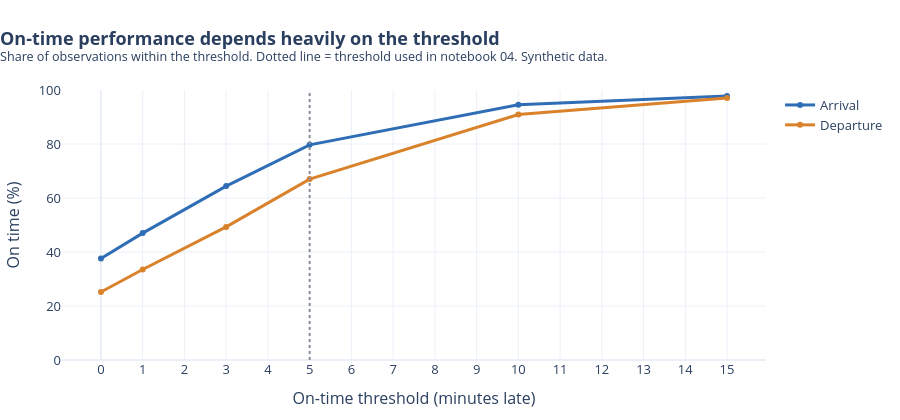

The notebook cell saved with this chart:
### Code cell
fig = go.Figure()
fig.add_trace(go.Scatter(x=sens["threshold_min"], y=sens["arrival_on_time_pct"], name="Arrival", mode="lines+markers",
                         line=dict(color=BLUE, width=3)))
fig.add_trace(go.Scatter(x=sens["threshold_min"], y=sens["departure_on_time_pct"], name="Departure", mode="lines+markers",
                         line=dict(color=ORANGE, width=3)))
fig.add_vline(x=ON_TIME_THRESHOLD_MIN, line=dict(color=GREY, dash="dot"))
fig.update_xaxes(title_text="On-time threshold (minutes late)", dtick=1)
fig.update_yaxes(title_text="On time (%)", range=[0, 100])
style(fig, "On-time performance depends heavily on the threshold",
      "Share of observations within the threshold. Dotted line = threshold used in notebook 04. Synthetic data.").show()

### Figure 1 — Plotly figure (JSON) as saved in the notebook; plotly's stock layout.template omitted (floating-point values rounded to 4 significant figures)
{"data": [{"line": {"color": "#2f6db5", "width": 3}, "mode": "lines+markers", "name": "Arrival", "type": "scatter", "x": [0, 1, 3, 5, 10, 15], "y": [37.6, 47.0, 64.4, 79.7, 94.5, 97.8]}, {"line": {"color": "#d9822b", "width": 3}, "mode": "lines+markers", "name": "Departure", "type": "scatter", "x": [0, 1, 3, 5, 10, 15], "y": [25.2, 33.5, 49.3, 67.0, 90.9, 97.0]}], "layout": {"font": {"size": 13}, "height": 420, "margin": {"b": 60, "l": 60, "r": 30, "t": 90}, "shapes": [{"line": {"color": "#8a8f98", "dash": "dot"}, "type": "line", "x0": 5, "x1": 5, "xref": "x", "y0": 0, "y1": 1, "yref": "y domain"}], "title": {"text": "<b>On-time performance depends heavily on the threshold</b><br><sup>Share of observations within the threshold. Dotted line = threshold used in notebook 04. Synthetic data.</sup>", "x": 0}, "xaxis": {"dtick": 1, "title": {"text": "On-time threshold (minutes late)"}}, "yaxis": {"range": [0, 100], "title": {"text": "On time (%)"}}}}
